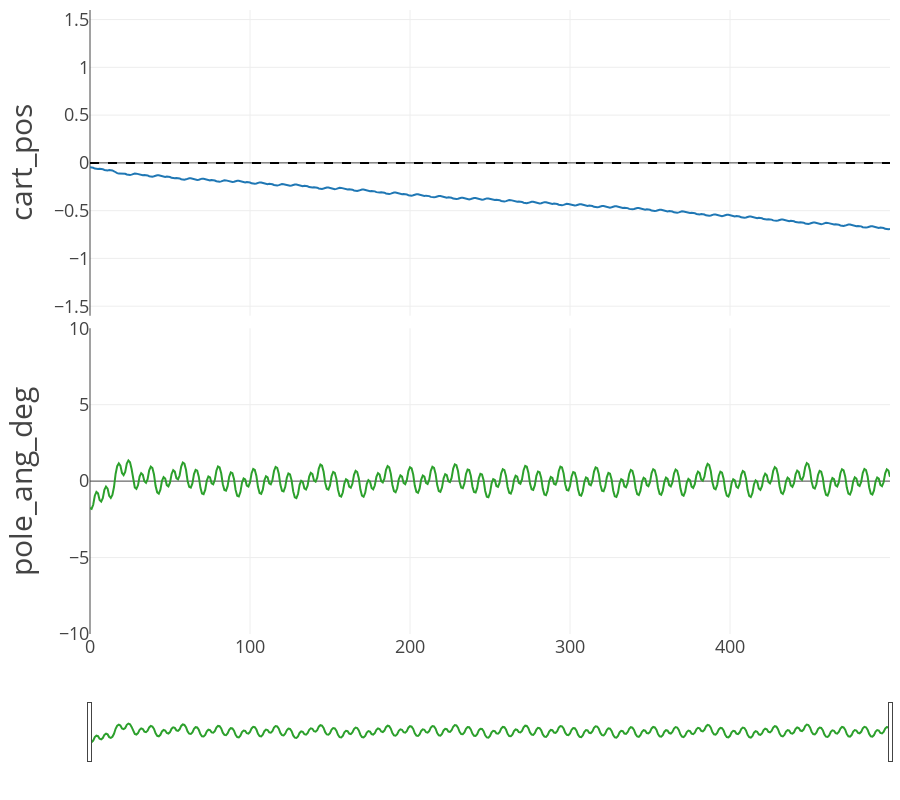

Notebook cell for this chart:
### Code cell
EP = 8

fig = cprender.lineplot(df, ep=EP, incl_velo=False)
fig.show()

### Figure 1 — Plotly figure (JSON) as saved in the notebook; plotly's stock layout.template omitted (floating-point values rounded to 4 significant figures; data arrays with more than 128 entries replaced by an {"elided": "..."} marker saying what was removed)
{"data": [{"mode": "lines", "name": "cart_pos", "showlegend": false, "type": "scatter", "x": {"elided": "501 int values"}, "xaxis": "x", "y": {"elided": "501 float values"}, "yaxis": "y"}, {"line": {"color": "black", "dash": "dash"}, "mode": "lines", "name": "cart_pos_setpoint", "showlegend": false, "type": "scatter", "x": {"elided": "501 int values"}, "xaxis": "x", "y": {"elided": "501 int values"}, "yaxis": "y"}, {"mode": "lines", "name": "pole_ang_deg", "showlegend": false, "type": "scatter", "x": {"elided": "501 int values"}, "xaxis": "x2", "y": {"elided": "501 float values"}, "yaxis": "y2"}], "layout": {"height": 800, "hovermode": "x unified", "legend": {"orientation": "h", "x": 0.5, "xanchor": "center", "y": -0.02, "yanchor": "top"}, "margin": {"b": 10, "l": 90, "r": 10, "t": 10}, "xaxis": {"anchor": "y", "domain": [0, 1], "matches": "x2", "range": [0, 500], "showticklabels": false, "tickfont": {"size": 18}}, "xaxis2": {"anchor": "y2", "domain": [0, 1], "range": [0, 500], "rangeslider": {"visible": true}, "tickfont": {"size": 18}}, "yaxis": {"anchor": "x", "domain": [0.51, 1], "range": [-1.6, 1.6], "tickfont": {"size": 18}, "title": {"font": {"size": 30}, "text": "cart_pos"}}, "yaxis2": {"anchor": "x2", "domain": [0, 0.49], "range": [-10.0, 10.0], "tickfont": {"size": 18}, "title": {"font": {"size": 30}, "text": "pole_ang_deg"}}}}
